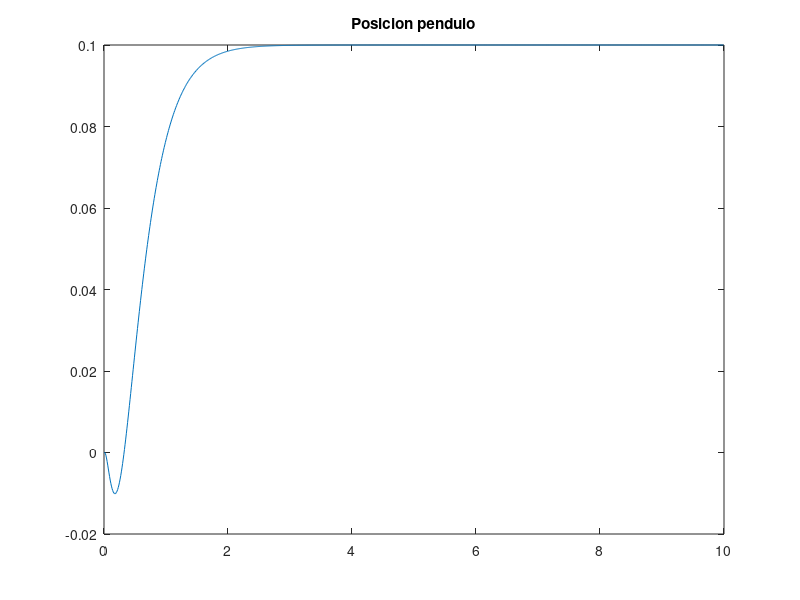
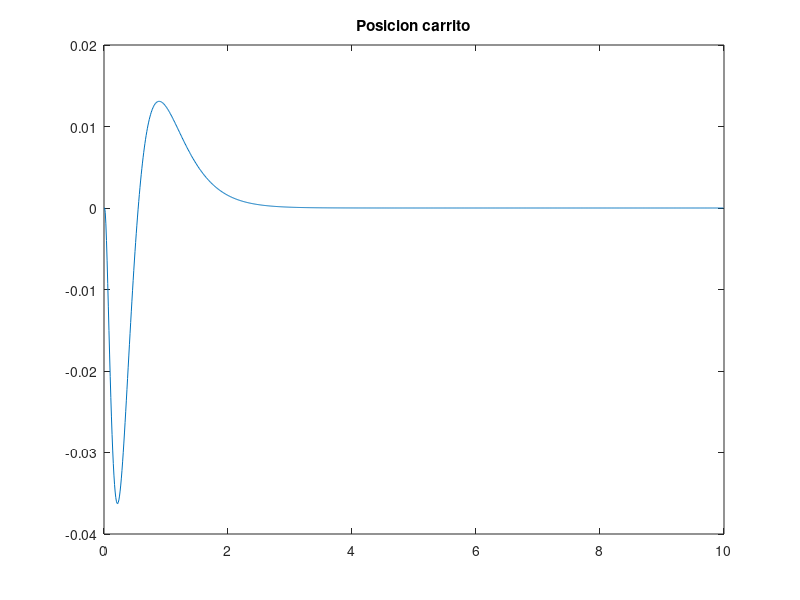
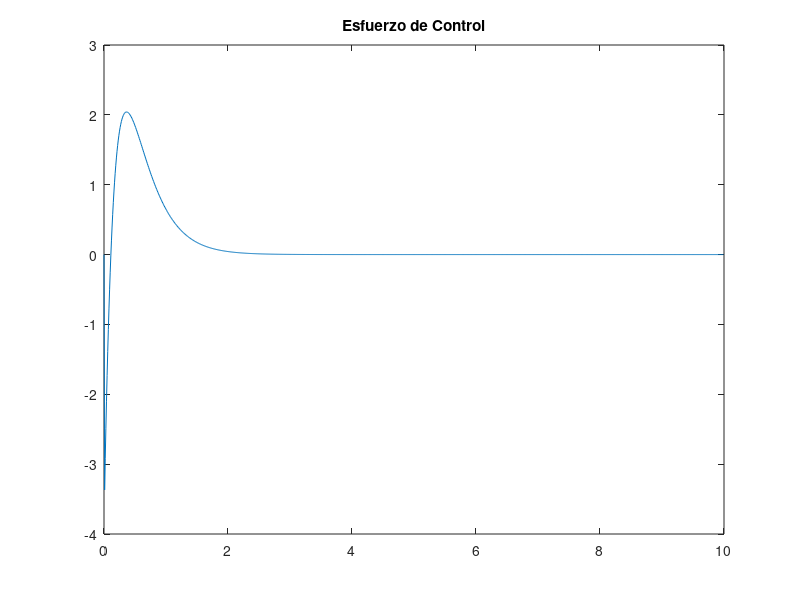

Here is the MATLAB script that generated these plots, in order:
%% TPF pendulo invertido - Control Optimo con integrador


clear all
close all

% Parametros del sistema
Kt = 0.17776; % cte de torque del motor
Jm = 2.23*10^-4; % Inercia del motor
bm = 0.0011751; % firccion viscosa del motor
b = 0.029; %friccion viscosa del pendulo
Ra = 9.10; % resistencia de armadura del motor
%m = 0.0923; % masa del pendulo
m = 0.1493; % masa del pendulo + pelota de tenis
%m = 0.4923; % masa del pendulo mas la plomada de 400g
M = 0.2275; % masa del carro
g = 9.8; % aceleracion de la gravedad
l = 0.1825; % longitud hasta el centro de masa del pendulo
%l = 0.2425; %longitud del penduo mas la plomada
r = 0.0181; % radio de la polea
I = 0.004212; % inercia del pendulo
n = 1; % relacion de reduccion del motor
La = 6.12*10^-3; % Inductancia de armadura del motor

% matrices que definen el sistema de la planta

%definicion del sistema
q = ((M+m)+Jm*((n^2)/(r^2)))*(I+m*l^2)-(m*l)^2; % variable auxiliar

F = [0 1 0 0;
     0 ((-(I+m*l^2)*(b+((n^2)/(r^2))*(((Kt^2)/(Ra))+bm)))/q) ((m^2)*g*(l^2))/q 0;
     0 0 0 1;
     0 (-m*l*(b+((n^2)/(r^2))*(((Kt^2)/(Ra))+bm)))/q (m*g*l*((M+m)+Jm*(n^2)/(r^2)))/q 0];
 
G = [0 ; ((I+m*l^2)*(Kt*n)/(Ra*r))/q ; 0 ; (m*l*(Kt*n)/(Ra*r))/q];

H = [1 0 0 0; 
    0 0 1 0];
J = [0;0];

%Montamos la planta continua
planta = ss(F,G,H,J);

%Discretizamos la planta
Ts = 0.01;
plantaD = c2d(planta,Ts);
%Discretizamos las matrices de estado --> x(k+1) = Ax(k) + Bu(k)
%                                     --> y(k) = Cx(k) + Du(k)
%Hallamos A,B,C,D
A = plantaD.a;
B = plantaD.b;
C = plantaD.c;
D = plantaD.d;


%% SE AGREGA EL INTEGRADOR y se definen los polos del sistema con el control optimo
%Se tiene que definir el nuevo sistema (Ahat, Bhat, Chat, Dhat)
n = max(size(A)); %El orden del sistema
m = 1;            %La cantidad de salidas  que nos interesa
Ahat = [A B;zeros(m,n+m)];
Bhat = [zeros(n,m); eye(m)];
Chat = [C zeros(2,m)];

%Definimos las matrices de pesos para el sistema con INTEGRADOR
Q1 = [1300 0 0 0 0; 
      0 0 0 0 0;
      0 0 30 0 0;
      0 0 0 0 0;
      0 0 0 0 0.001];
Q2 = 1;

%Con integrador
[Khat,S,E] = dlqr(Ahat,Bhat,Q1,Q2);

Aux = [A-eye(size(A)) B; C(1,:)*A C(1,:)*B];
K2K1 = (Khat + [zeros(1,max(size(A))) eye(m)])*inv(Aux);
K2 = K2K1(1,1:n);
K1 = K2K1(1,n+1:n+m); 

%% simulacion del sistema compensado
N =1000;
t = [0:Ts:(N-1)*Ts];

x = zeros(4,N);
%yi = zeros(2,N);
xea = zeros(4,N);
zea = zeros(4,N);
u = zeros(1,N);
ref = 0.1*ones(1,length(t));%referencia no sobreescribir

%para el integrador
V = zeros(m,length(t));
V(m,1) = 0;

Cx=[1 0 0 0];
% Kr=dcgain(ss(A-B*K,B,Cx,0,Ts));
% Nbar = 1/Kr;

for k=2:N-1
    %Se calcula la salida actual
    yi(m,k) = Cx*x(:,k);
    %Ecuacionamiento del integrador 
    V(m,k) = V(m,k-1) + ref(m,k) - yi(m,k);
    
    %se calcula el esfuerzo de control con el estado estimado y el
    %integrador
    u(m,k) = K1*V(m,k)- K2*x(:,k);
    
    %se hace evolucionar la planta
    x(:,k+1) = A*x(:,k) + B*u(k);

end

figure
plot(t,x(1,:))
title('Posicion pendulo');
figure
plot(t,x(3,:))
title('Posicion carrito');
figure
plot(t,u);
title('Esfuerzo de Control');

% %Definimos la matriz A con el lazo cerrado
% Ac = A-B*K;
% %Definimos la planta en el espacio de estados con LC
% planta_SS_CL = ss(Ac,B,C,D,Ts);
% 
% figure
% pzmap(planta_SS_CL)
% zgrid
% title("Planta Compensada")
